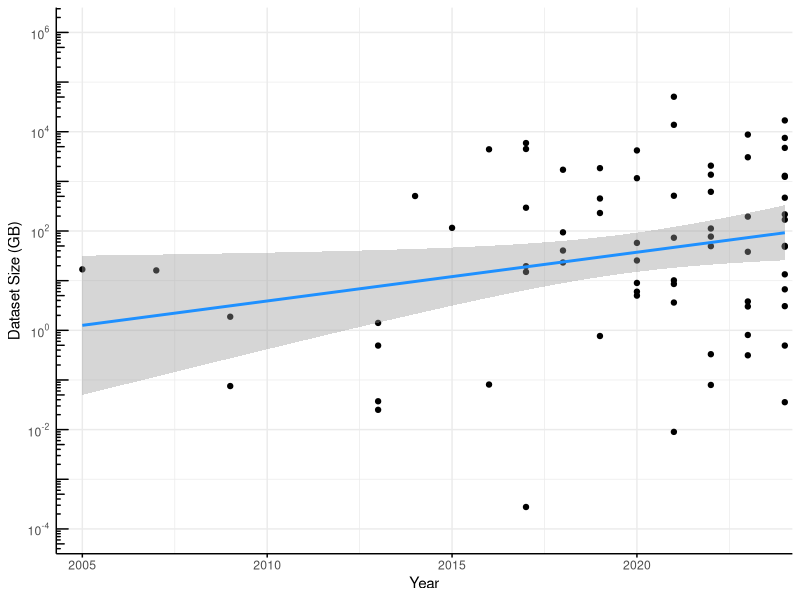
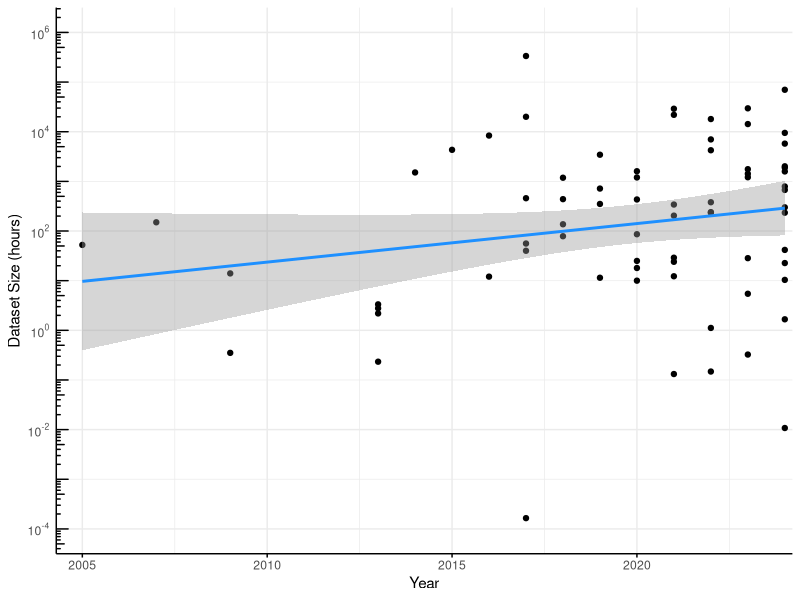
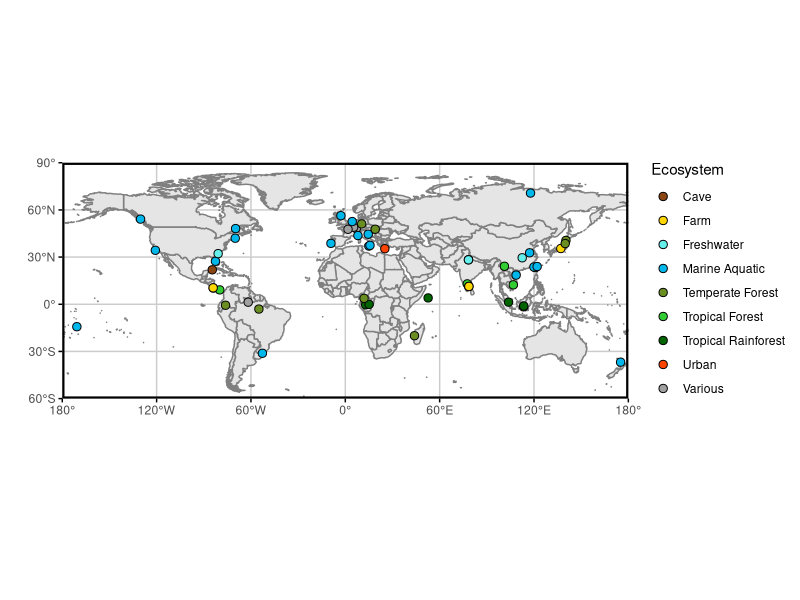
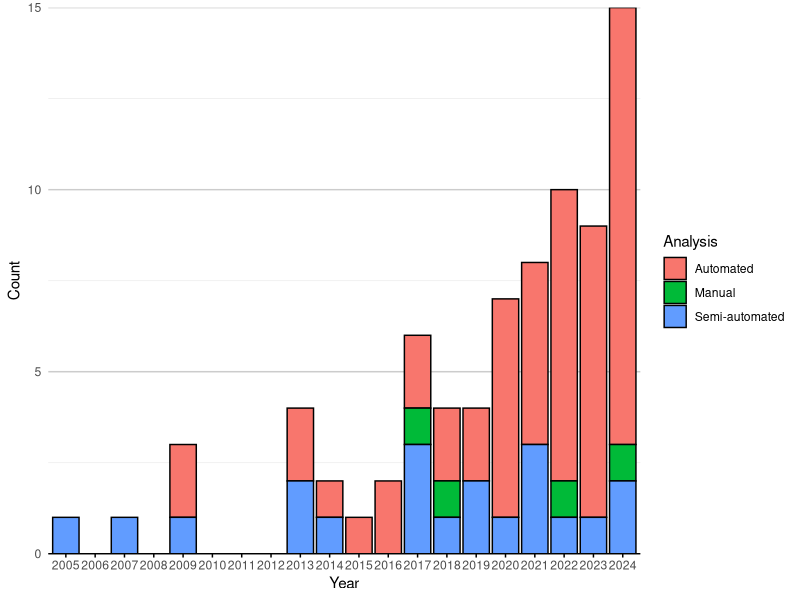
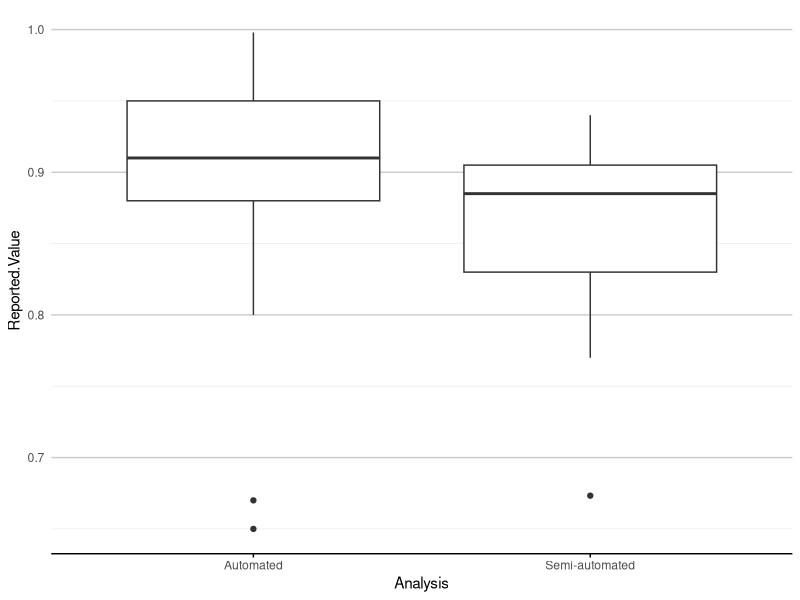
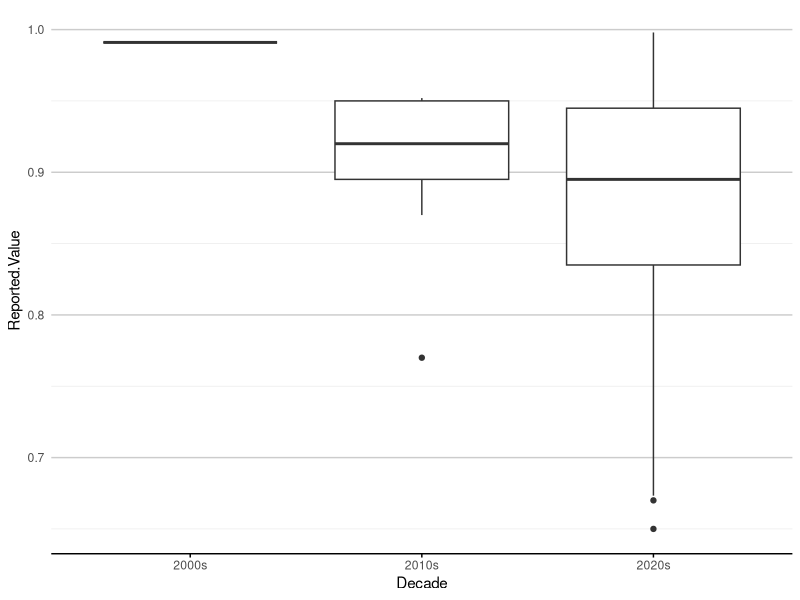
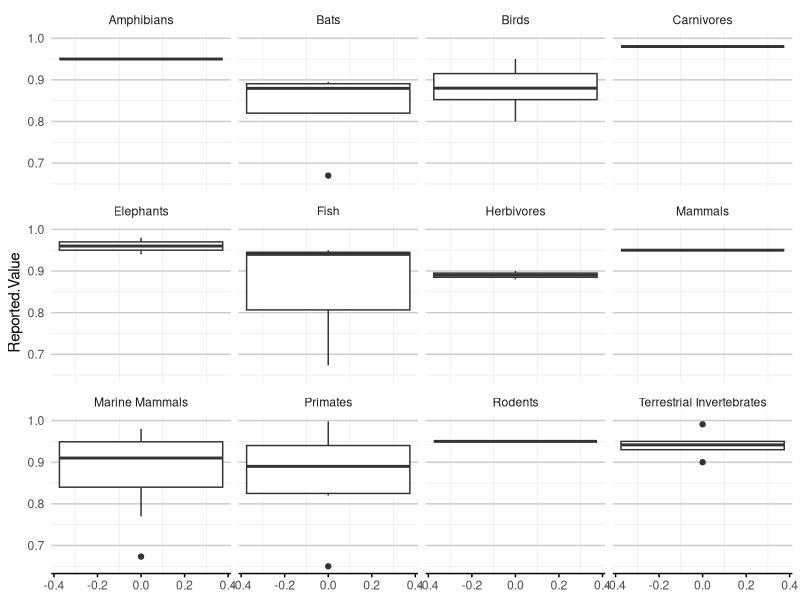
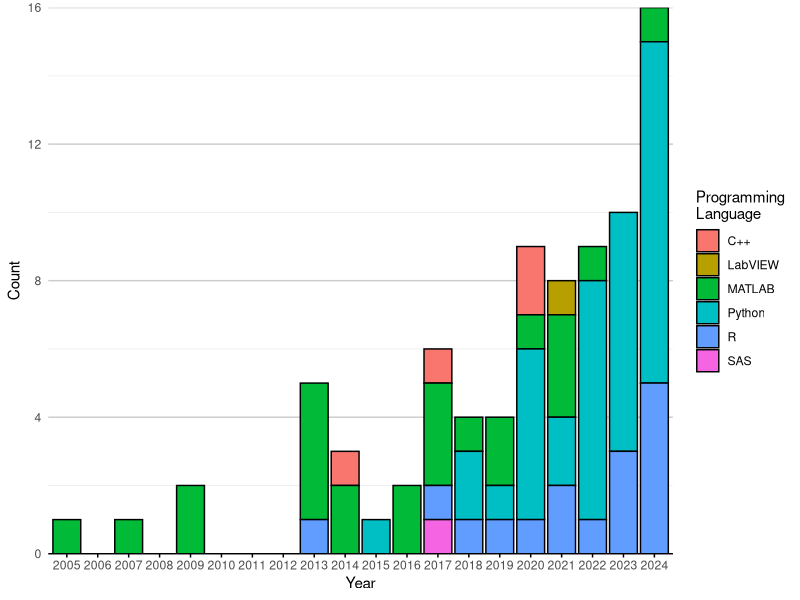

The R script that drew these images, in order:
## ---- chunk 1
library(ggplot2)
library(maps)
library(dplyr)
## ---- chunk 2
df <- read.csv("tagged_literature.csv")
#df$Year <- as.factor(df$Year)
## ---- chunk 3
log10_minor_break = function (...){
  function(x) {
    minx         = floor(min(log10(x), na.rm=T))-1;
    maxx         = ceiling(max(log10(x), na.rm=T))+1;
    n_major      = maxx-minx+1;
    major_breaks = seq(minx, maxx, by=1)
    minor_breaks = 
      rep(log10(seq(1, 9, by=4)), times = n_major)+
      rep(major_breaks, each = 9)
    return(10^(minor_breaks))
  }
}

log_breaks = function(maj, radix=10) {
  function(x) {
    minx         = floor(min(logb(x,radix), na.rm=T)) - 1
    maxx         = ceiling(max(logb(x,radix), na.rm=T)) + 1
    n_major      = maxx - minx + 1
    major_breaks = seq(minx, maxx, by=1)
    if (maj) {
      breaks = major_breaks
    } else {
      steps = logb(1:(radix-1),radix)
      breaks = rep(steps, times=n_major) +
               rep(major_breaks, each=radix-1)
    }
    radix^breaks
  }
}
scale_x_log_eng = function(..., radix=10) {
  scale_x_continuous(...,
                     trans=scales::log_trans(radix),
                     breaks=scales::log_breaks(TRUE, radix),
                     minor_breaks=scales::log_breaks(FALSE, radix))
}
scale_y_log_eng = function(..., radix=10) {
  scale_y_continuous(...,
                     trans=scales::log_trans(radix),
                     breaks=scales::log_breaks(TRUE, radix),
                     minor_breaks=scales::log_breaks(FALSE, radix))
}

p <- df |>
  tidyr::drop_na(Dataset.GB) |> 
  #filter(Year >= 2008) |>
  ggplot(aes(Year, Dataset.GB)) + 
  geom_point() + 
  scale_y_log10(
    limits = c(1e-4, 1e6),
    breaks = scales::trans_breaks("log10", function(x) 10^x),
    labels = scales::trans_format("log10", scales::math_format(10^.x))
  ) +
  annotation_logticks(side="l")+
  geom_smooth(method="lm", color = "dodgerblue") +
  scale_x_continuous(limits=c(2004.5, 2024), expand = c(0.01,0.01)) +
  labs(y="Dataset Size (GB)") +
  theme_minimal() +
  theme(axis.line = element_line(),
        axis.ticks.x = element_line())
p
ggsave("images/data_trend.png", p, width = 110, height = 110, units = "mm")

p <- df |>
  tidyr::drop_na(Dataset.Hours) |> 
  #filter(Year >= 2008) |>
  ggplot(aes(Year, Dataset.Hours)) + 
  geom_point() + 
  scale_y_log10(
    limits = c(1e-4, 1e6),
    breaks = scales::trans_breaks("log10", function(x) 10^x),
    labels = scales::trans_format("log10", scales::math_format(10^.x))
  ) +
  annotation_logticks(side="l")+
  geom_smooth(method="lm", color = "dodgerblue") +
  scale_x_continuous(limits=c(2004.5, 2024), expand = c(0.01,0.01)) +
  labs(y="Dataset Size (hours)") +
  theme_minimal() +
  theme(axis.line = element_line(),
        axis.ticks.x = element_line())
p
ggsave("images/hours_trend.png", p, width = 110, height = 110, units = "mm")
## ---- chunk 4
# Sample data
#coords <- c("-0.356251N,12.940863E;-0.078775N,15.127076E", "-0.078775N,15.1270777E")

# Function to convert coordinates to numeric values
convert_to_numeric <- function(coord_string) {
  # Split the string by comma
  parts <- strsplit(coord_string, ",")[[1]]
  #remove leading or trailing space
  
  # Extract latitude and longitude, handle direction
  lat <- as.numeric(gsub("[A-Z]", "", parts[1]))
  lon <- as.numeric(gsub("[A-Z]", "", parts[2]))
  
  # Check direction for latitude
  if (grepl("S", parts[1])) {
    lat <- -lat
  }
  
  # Check direction for longitude
  if (grepl("W", parts[2])) {
    lon <- -lon
  }
  
  return(paste0(c(lat, lon), collapse = ","))
}

Latlong_df <- df |>
  select(Latlong, Ecosystem) |>
  mutate(Latlong = strsplit(Latlong, ";")) |>
  tidyr::unnest(Latlong) |>
  mutate(Ecosystem = strsplit(Ecosystem, ", ")) |>
  tidyr::unnest(Ecosystem) |>
  mutate(Latlong = sapply(Latlong, convert_to_numeric),
         lat = sapply(strsplit(Latlong, ","), function(x) as.numeric(x[1])),
         long = sapply(strsplit(Latlong, ","), function(x) as.numeric(x[2]))
)

# Create the world map
world <- map_data("world")

ecosystem_colors <- c(
  "Tropical Forest" = "#32CD32",
  "Marine Aquatic" = "#00B7EB",
  "Various" = "#a0a0a0",
  "Tropical Rainforest" = "#006400",
  "Freshwater" = "#66EEEB",
  "Temperate Forest" = "#6B8E23",
  "Farm" = "#FFD700",
  "Cave" = "#8B4513",
  "Urban" = "#FF4500"
)

# Plotting
p <- ggplot() +
  # Add world map with light grey fill and dark grey borders
  geom_polygon(data = world, aes(x = long, y = lat, group = group), 
               fill = "grey90", color = "grey50") +
  # Add jittered points for different tags
  geom_jitter(data = Latlong_df, aes(x = long, y = lat, fill = Ecosystem), colour="black", size = 2.5, shape=21) +
  # Set coordinate system to map projection
  coord_fixed(ratio = 1, xlim = c(-180, 180), ylim = c(-60, 90), expand = FALSE) +
  # Custom breaks and labels for x (longitude) and y (latitude)
  scale_x_continuous(breaks = seq(-180, 180, by = 60),
                     labels = c("180°", "120°W", "60°W", "0°", "60°E", "120°E", "180°")) +
  scale_y_continuous(breaks = seq(-90, 90, by = 30),
                     labels = c("90°", "60°S", "30°S", "0°", "30°N", "60°N", "90°")) +
  scale_fill_manual(values = ecosystem_colors) +
  # Theme settings
  labs(x="",y="")+
  theme_minimal() +
  theme(
    axis.ticks = element_line(),
    panel.grid.major = element_line(color = "grey80"),    # Light grey grid lines
    panel.grid.minor = element_blank(),                   # No minor grid lines
    panel.border = element_rect(color = "black", fill = NA, linewidth=1.5),  # Black panel border
    axis.text.x = element_text(angle = 0, hjust = 0.5),   # Horizontal x-axis text
    legend.position = "right"                             # Legend on right
  )
p
ggsave("images/ecosystem_map.png", p, width = 240, height = 90, units = "mm")
## ---- chunk 5
bar_theme_x <- theme(panel.grid.major.x = element_blank(),
                   panel.grid.major.y = element_line(colour = "grey80"),
                   axis.line.x = element_line(colour="black"),
                   axis.ticks.x=element_line())
bar_theme_y <- theme(panel.grid.major.y = element_blank(),
                   panel.grid.major.x = element_line(colour = "grey80"),
                   axis.line.y = element_line(colour="black"),
                   axis.ticks.y=element_line())

include_missing_zero <- function(df, col){
  missing_years <- 2005:2024  # This creates c(2025, 2024)

  new_rows <- expand.grid(
    Year  = missing_years,  
    a     = df |> pull({{col}}) |> unique(), 
    Count = 0
  )
  
  colnames(new_rows)[2] <- col

  df <- df |>
    bind_rows(new_rows) |>
    distinct() 
  return(df)
}

keep_gt1 <- function(df, col){
  total_counts <- df |>
    group_by(.data[[col]]) |>
    summarise(Total_Count = n(), .groups = 'drop') |>
    na.omit()

  methods_to_keep <- total_counts |>
    filter(Total_Count > 1) |>
    pull({{ col }})
    
  df[,col] <- ifelse(df[[col]] %in% methods_to_keep, df[[col]], "Other Methods")
  return(df)
}

barplot_counts <- function(df, col, col_title=col, prop=FALSE, year=TRUE, decade=FALSE, bar_col="dodgerblue"){
  if(decade){
    df <- df |>
      mutate(Year = case_when(
        Year >= 2000 & Year < 2010 ~ "2000s",
        Year >= 2010 & Year < 2020 ~ "2010s",
        Year >= 2020 & Year < 2030 ~ "2020s",
        TRUE ~ NA_character_  # Handle years outside these ranges
      ))
  }
  count_data <- df |>
    group_by(Year, .data[[col]], .drop=FALSE) |>
    summarise(Count = n(), .groups = 'drop') |>
    na.omit()
  
  total_count_per_year <- count_data |>
    group_by(Year, .drop=FALSE) |>
    summarise(Total = sum(Count), .groups = 'drop')
  
  count_data <- left_join(count_data, total_count_per_year, by = "Year") |>
    mutate(Percentage = (Count / Total) * 100) |>
    arrange(Year, .data[[col]])
  
  if(!decade){
    count_data <- count_data |>
    include_missing_zero(col)
  }
  
  if(!year){
    df <- df[df[,col] != "Other Methods",]
    p <- df |>
      ggplot(aes(y = reorder(.data[[col]], .data[[col]], FUN = length, decreasing = FALSE))) +
      geom_bar(stat = "count", fill = bar_col) +  # Fill bars with dodgerblue
      labs(x = "Count", y = col_title) +
      scale_x_continuous(expand = c(0,0))
  } else {
    if(prop){
      p <- count_data |> 
        ggplot(aes(x = factor(Year), y = Percentage, fill = .data[[col]], label=Count)) +
        geom_bar(stat = "identity", colour=ifelse(count_data$Count > 0, "black", NA)) +
        geom_label(
          aes(group = .data[[col]]),
          size = 3,
          position = position_stack(vjust = 0.5), 
          fill = "white",                # Optional: black background for contrast
          hjust = ifelse((count_data$Count <= 3) & count_data[[col]] %in% c("Log Magnitude", "Mel", "Data Augmentation", "Downsampling"), (1:nrow(count_data) - 1) %% 2, 0.5)
        ) +
        labs(x = ifelse(decade, "Decade", "Year"), y = "Percentage", fill = col_title) +
        scale_y_continuous(limits=c(0,102), expand=c(0,0)) #+ 
        #guides(fill = guide_legend(override.aes = list(colour = NA)))
    } else {
      p <- count_data |> 
        ggplot(aes(x = factor(Year), y = Count, fill = .data[[col]])) +
        geom_bar(stat = "identity", colour=ifelse(count_data$Count > 0, "black", NA)) +
        labs(x = ifelse(decade, "Decade", "Year"), y = "Count", fill = col_title) +
        scale_y_continuous(expand=c(0,0))
    }
  }
  p <- p + 
    #scale_fill_viridis_d()+
    theme_minimal() +
    guides(fill = guide_legend(override.aes = list(colour = "black")))+
    bar_theme_x
  return(p)
}
## ---- chunk 6
# Convert 'NA' to R's NA
df$Analysis[df$Analysis == "NA"] <- NA

p <- barplot_counts(df, "Analysis")
p
ggsave("images/analysis_year.png", p, width = 240, height = 100, units = "mm")
## ---- chunk 7
p <- df |>
  filter((Reported.Value != "") & (!is.na(Reported.Value))) |>
  mutate(Reported.Value = as.numeric(Reported.Value)) |>
  tidyr::drop_na(Reported.Value) |>
  ggplot(aes(x = Analysis, y = Reported.Value)) +
  geom_boxplot() +
  theme_minimal() +
  bar_theme_x
p
ggsave("images/analysis_reportedvalue.png", p, width = 240, height = 100, units = "mm")
## ---- chunk 8
p <- df |>
  filter((Reported.Value != "") & (!is.na(Reported.Value))) |>
  mutate(Reported.Value = as.numeric(Reported.Value)) |>
  tidyr::drop_na(Reported.Value) |>
  mutate(Decade = case_when(
    Year >= 2000 & Year < 2010 ~ "2000s",
    Year >= 2010 & Year < 2020 ~ "2010s",
    Year >= 2020 & Year < 2030 ~ "2020s",
    TRUE ~ NA_character_  # Handle years outside these ranges
  )) |>
  ggplot(aes(x = Decade, y = Reported.Value)) +
  geom_boxplot() +
  theme_minimal() +
  bar_theme_x
p
ggsave("images/decade_reportedvalue.png", p, width = 240, height = 100, units = "mm")
## ---- chunk 9
p <- df |>
  filter((Reported.Value != "") & (!is.na(Reported.Value))) |>
  mutate(Reported.Value = as.numeric(Reported.Value)) |>
  tidyr::drop_na(Reported.Value) |>
  mutate(Taxa = strsplit(as.character(Taxa), ", ")) |>
  tidyr::unnest(Taxa) |>
  ggplot(aes(y = Reported.Value)) +
  geom_boxplot() +
  theme_minimal() +
  bar_theme_x +
  facet_wrap(~Taxa)
p
ggsave("images/taxa_reportedvalue.png", p, width = 240, height = 100, units = "mm")
## ---- chunk 10
# Convert 'NA' to R's NA
df$Programming.Language[df$Programming.Language == "NA"] <- NA

# Split languages where there are multiple
df_lang <- df |>
  mutate(ProgLanguage = strsplit(as.character(Programming.Language), ", ")) |>
  tidyr::unnest(ProgLanguage)

df_lang |> 
  filter(Year >= 2020) |>
  group_by(ProgLanguage) |> 
  summarise(Count = n(), .groups = 'drop') |> 
  arrange(desc(Count))

p <- barplot_counts(df_lang, "ProgLanguage", "Programming\nLanguage")
p
ggsave("images/programminglanguage_year.png", p, width = 240, height = 100, units = "mm")
## ---- chunk 11
df_taxa <- df |>
  mutate(Taxa = strsplit(as.character(Taxa), ", ")) |>
  tidyr::unnest(Taxa)

p <- barplot_counts(df_taxa, "Taxa")
p
ggsave("images/taxa_year.png", p, width = 240, height = 100, units = "mm")
## ---- chunk 12
df_analysis <- df |>
  mutate(Analysis.Methods = strsplit(as.character(Analysis.Methods), ", ")) |>
  tidyr::unnest(Analysis.Methods)

df_analysis <- keep_gt1(df_analysis, "Analysis.Methods")
  #filter(Analysis.Methods %in% methods_to_keep)
p <- barplot_counts(df_analysis, "Analysis.Methods")
p
ggsave("images/analysismethods_year.png", p, width = 240, height = 100, units = "mm")
p <- barplot_counts(df_analysis, "Analysis.Methods", year=FALSE)
p
ggsave("images/analysismethods_total.png", p, width = 240, height = 100, units = "mm")
## ---- chunk 13
df_tools <- df |>
  mutate(Automation.Tools = strsplit(as.character(Automation.Tools), ", ")) |>
  tidyr::unnest(Automation.Tools)

df_tools <- keep_gt1(df_tools, "Automation.Tools")

#filter(Analysis.Methods %in% methods_to_keep)
p <- barplot_counts(df_tools, "Automation.Tools", "Automation Tools")
p
ggsave("images/automationtools_year.png", p, width = 240, height = 120, units = "mm")
p <- barplot_counts(df_tools, "Automation.Tools", "Automation Tools", year = FALSE, bar_col="darkmagenta")
p
ggsave("images/automationtools_total.png", p, width = 240, height = 120, units = "mm")
## ---- chunk 14
df_code_available <- df |>
  mutate(Code.Availability = strsplit(as.character(Code.Availability), ", ")) |>
  tidyr::unnest(Code.Availability)

p <- barplot_counts(df_code_available, "Code.Availability", "Code\nAvailability")
p
ggsave("images/codeavailable_year.png", p, width = 240, height = 100, units = "mm")
## ---- chunk 15
df_data_available <- df |>
  mutate(Data.Availability = strsplit(as.character(Data.Availability), ", ")) |>
  tidyr::unnest(Data.Availability)

p <- barplot_counts(df_data_available, "Data.Availability", "Data\nAvailability")
p
ggsave("images/dataavailable_year.png", p, width = 240, height = 100, units = "mm")
## ---- chunk 16
#df |>
#  mutate(Automation.Tools = strsplit(as.character(Automation.Tools), ", ")) |>
#  tidyr::unnest(Automation.Tools) |>
#  pull(Automation.Tools) |> sort() |> unique()
## ---- chunk 17
#df |>
#  mutate(Analysis.Methods = strsplit(as.character(Analysis.Methods), ", ")) |>
#  tidyr::unnest(Analysis.Methods) |>
#  pull(Analysis.Methods) |> sort() |> unique()
## ---- chunk 18
df_eval <- df |>
  mutate(Evaluation.Method = strsplit(as.character(Evaluation.Method), ", ")) |>
  tidyr::unnest(Evaluation.Method)

df_eval <- keep_gt1(df_eval, "Evaluation.Method")
  #filter(Analysis.Methods %in% methods_to_keep)
p <- barplot_counts(df_eval, "Evaluation.Method", "Evaluation Method")
p
ggsave("images/evaluationmethod_year.png", p, width = 240, height = 100, units = "mm")
## ---- chunk 19
#df |>
#  mutate(Preprocessing = strsplit(as.character(Preprocessing), ", ")) |>
#  tidyr::unnest(Preprocessing) |>
#  pull(Preprocessing) |> sort() |> unique()
## ---- chunk 20
df_pre <- df |>
  mutate(Preprocessing = strsplit(as.character(Preprocessing), ", ")) |>
  tidyr::unnest(Preprocessing)

df_pre <- keep_gt1(df_pre, "Preprocessing")
p <- barplot_counts(df_pre, "Preprocessing")
p
ggsave("images/preprocessing_year.png", p, width = 240, height = 100, units = "mm")
p <- barplot_counts(df_pre, "Preprocessing", prop=TRUE)
p
ggsave("images/preprocessing_prop_year.png", p, width = 240, height = 100, units = "mm")
p <- barplot_counts(df_pre, "Preprocessing", prop=TRUE, decade=TRUE)
p
ggsave("images/preprocessing_prop_decade.png", p, width = 200, height = 80, units = "mm")
## ---- chunk 21
count_data <- df_lang |>
    group_by(Year, ProgLanguage, .drop=FALSE) |>
    summarise(Count = n(), .groups = 'drop') |>
    na.omit()
  
total_count_per_year <- count_data |>
  group_by(Year, .drop=FALSE) |>
  summarise(Total = sum(Count), .groups = 'drop')

count_data <- left_join(count_data, total_count_per_year, by = "Year") |>
  mutate(Percentage = (Count / Total) * 100) |>
  include_missing_zero('ProgLanguage')

count_data |> 
  ggplot(aes(x = factor(Year), y = Count, fill = ProgLanguage)) +
  geom_bar(stat = "identity", colour=ifelse(count_data$Count > 0, "black", NA)) +
  labs(x = "Year", y = "Count", fill = 'Language') +
  scale_y_continuous(expand=c(0,0))+
  theme_minimal() +
  guides(fill = guide_legend(override.aes = list(colour = "black")))+
  theme(panel.grid.major.x = element_blank(),
        panel.grid.major.y = element_line(colour = "grey80"),
        axis.line.x = element_line(colour="black"),
        #panel.grid = element_line(colour="lightgrey"),
        axis.ticks.x=element_line())
## ---- chunk 22
df_tools <- df |>
  mutate(Automation.Tools = strsplit(as.character(Automation.Tools), ", ")) |>
  tidyr::unnest(Automation.Tools) |>
  mutate(Taxa = strsplit(as.character(Taxa), ", ")) |>
  tidyr::unnest(Taxa)

df_tools <- keep_gt1(df_tools, "Automation.Tools")
p <- df_tools |>
  filter(Automation.Tools != "Other Methods") |>
      ggplot(aes(y = reorder(Automation.Tools, Automation.Tools, FUN = length, decreasing = FALSE), fill = Taxa)) +
      geom_bar(stat = "count", colour="black") +  # Fill bars with dodgerblue
      labs(x = "Count", y = "Automation Tools") +
      scale_x_continuous(expand = c(0,0)) +
  theme_minimal() +
  bar_theme_y
p
ggsave("images/automationtools_taxa.png", p, width = 240, height = 120, units = "mm")
## ---- chunk 23
df_analysis <- df |>
  mutate(Analysis.Methods = strsplit(as.character(Analysis.Methods), ", ")) |>
  tidyr::unnest(Analysis.Methods) |>
  mutate(Taxa = strsplit(as.character(Taxa), ", ")) |>
  tidyr::unnest(Taxa)

df_analysis <- keep_gt1(df_analysis, "Analysis.Methods")
p <- df_analysis |>
  filter(Analysis.Methods != "Other Methods") |>
      ggplot(aes(y = reorder(Analysis.Methods, Analysis.Methods, FUN = length, decreasing = FALSE), fill = Taxa)) +
      geom_bar(stat = "count", colour="black") +  # Fill bars with dodgerblue
      labs(x = "Count", y = "Analysis Methods") +
      scale_x_continuous(expand = c(0,0)) +
  theme_minimal() +
  bar_theme_y
p
ggsave("images/analysismethods_taxa.png", p, width = 240, height = 120, units = "mm")
## ---- chunk 24
df_analysis <- df |>
  # Unnest Analysis.Methods
  mutate(Analysis.Methods = strsplit(as.character(Analysis.Methods), ", ")) |>
  tidyr::unnest(Analysis.Methods) |>
  keep_gt1("Analysis.Methods") |>
  #filter(Analysis.Methods != "Other Methods") |>
  # Unnest Automation.Tools (assuming it exists in df)
  mutate(Automation.Tools = strsplit(as.character(Automation.Tools), ", ")) |>
  tidyr::unnest(Automation.Tools) |>
  keep_gt1("Automation.Tools") |>
  #filter(Automation.Tools != "Other Methods") |>
  # Unnest Taxa
  mutate(Taxa = strsplit(as.character(Taxa), ", ")) |>
  tidyr::unnest(Taxa) |>
  # Pivot to long format for faceting
  tidyr::pivot_longer(
    cols = c("Analysis.Methods", "Automation.Tools"),
    names_to = "Category",
    values_to = "Method.Tool"
  ) |>
  mutate(Category = stringr::str_replace(Category, "\\.", " "))
  # Filter out "Other Methods" equivalent

# Plot with facet_grid
p <- df_analysis |>
  ggplot(aes(y = reorder(Method.Tool, Method.Tool, FUN = length, decreasing = FALSE), fill = Taxa)) +
  geom_bar(stat = "count", colour = "black") +
  labs(x = "Count", y = NULL) +  # Remove y-axis label since facets will label it
  scale_x_continuous(expand = c(0, 0)) +
  facet_wrap(~Category, scales = "free_y", ncol = 2) +  # Facet by Category
  theme_minimal() +
  bar_theme_y  # Assuming this is a custom theme defined elsewhere

# Display and save
p
ggsave("images/analysismethods_automation_taxa.png", p, width = 300, height = 130, units = "mm")
#df_analysis |> filter(Category == "Analysis.Methods") |> pull(Method.Tool) |> unique() |> sort()
## ---- chunk 25
#x axis-year, y-axcis, manual.automatic.semiautomatic

# Assuming your dataframe is called 'df'
# First, preprocess the Monitoring.Year column
df_expandyear <- df |>
  filter(!is.na(Monitoring.Year)) |>
  #select(Monitoring.Year) |>
  # Separate comma-separated values into rows
  tidyr::separate_rows(Monitoring.Year, sep = ",") |>
  # Clean up any whitespace
  mutate(Monitoring.Year = trimws(Monitoring.Year)) |>
  # Create a new column that expands hyphenated years
  mutate(Expanded_Years = purrr::map(Monitoring.Year, function(x) {
    if (stringr::str_detect(x, "-")) {
      range <- stringr::str_split(x, "-")[[1]] |> as.numeric()
      return(seq(range[1], range[2]))
    } else {
      return(as.numeric(x))
    }
  })) |>
  # Unnest the list column into individual rows
  tidyr::unnest(Expanded_Years) # Create the boxplot
  
df |>
  ggplot(aes(x=Year, fill=Analysis)) +
  geom_bar(stat="count", colour="black") +
  #ggplot(aes(x = Analysis, y = Expanded_Years)) +
  #geom_boxplot() +
  # Customize the plot
  #make breaks pretty
  scale_y_continuous(expand = c(0,0), breaks = pretty) +
  scale_x_continuous(expand = c(0,0), breaks = pretty) +
  labs(title = "Analysis Type by Year",
       x = "Monitoring Year",
       y = "Count") +
  # Rotate x-axis labels if needed
  theme(panel.grid.major.x = element_blank(),
        panel.grid.major.y = element_line(colour = "grey80"),
        axis.line.x = element_line(colour="black"),
        axis.ticks.x=element_line())+
  # Ensure proper spacing
  theme_minimal() +
  bar_theme_x
## ---- chunk 26
#correlation plot between monitoring year and publication year
ggplot(df_expandyear, aes(x=Expanded_Years, y=Year, colour=Title)) +
  geom_point() +
  geom_smooth(method="lm", color = "dodgerblue") +
  labs(title = "Correlation between Monitoring Year and Publication Year",
       x = "Monitoring Year",
       y = "Publication Year") +
  theme_minimal() + 
  #hide legend
  theme(legend.position="none")
## ---- chunk 27
# install.packages("devtools")
#devtools::install_github("davidsjoberg/ggsankey")
#library(ggsankey)
## ---- chunk 28
# Create data frame with flows between stages
# Create the data frame for ggsankey
## ---- chunk 29
df |>
  mutate(Gaps = strsplit(as.character(Gaps), ", |; ")) |>
  tidyr::unnest(Gaps) |>
  mutate(Gaps = trimws(Gaps)) |>
  pull(Gaps) |> sort() |> unique()
